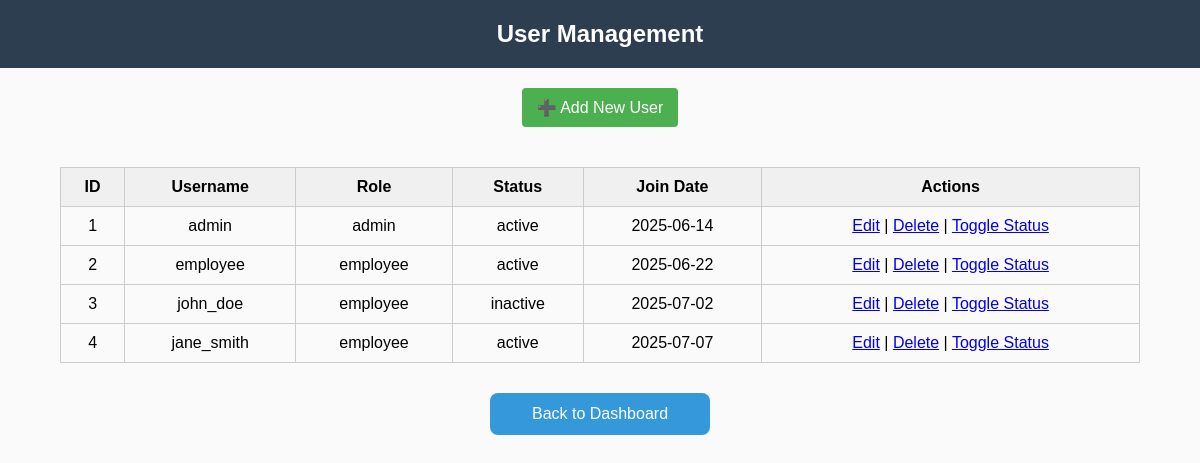
The app's page /admin/manage_users.php (signed in) with its own data.
### tables this page shows
CREATE TABLE IF NOT EXISTS user (
  iduser INT NOT NULL AUTO_INCREMENT,
  username VARCHAR(45) NOT NULL,
  password VARCHAR(255) NOT NULL,
  role ENUM('admin', 'employee') NOT NULL,
  status ENUM('active', 'inactive') DEFAULT 'active',
  join_date DATETIME DEFAULT CURRENT_TIMESTAMP,
  PRIMARY KEY (iduser)
);

### admin/manage_users.php (the view, shortened to what this page needs)
<?php
require_once '../db_connect.php';
$result = $conn->query("SELECT * FROM user");
?>
<!DOCTYPE html>
<html>
<head>
    <link rel="stylesheet" href="../styles.css">
</head>
<body>
    <h2 style="text-align:center;">User Management</h2>
    <div class="center">
        <a href="add_user.php" class="add-button">➕ Add New User</a>
    </div>
    <table>
        <tr>
            <th>ID</th>
            <th>Username</th>
            <th>Role</th>
            <th>Status</th>
            <th>Join Date</th>
            <th>Actions</th>
        </tr>
        <?php while ($row = $result->fetch_assoc()): ?>
            <tr>
                <td><?= $row['iduser'] ?></td>
                <td><?= htmlspecialchars($row['username']) ?></td>
                <td><?= $row['role'] ?></td>
                <td><?= $row['status'] ?? 'active' ?></td>
                <td><?= isset($row['join_date']) ? date("Y-m-d", strtotime($row['join_date'])) : 'N/A' ?></td>
                <td>
                    <a href="edit_users.php?id=<?= $row['iduser'] ?>">Edit</a> |
                    <a href="delete_users.php?id=<?= $row['iduser'] ?>" onclick="return confirm('Are you sure?')">Delete</a> |
                    <a href="toggle_users.php?id=<?= $row['iduser'] ?>">Toggle Status</a>
                </td>
            </tr>
        <?php endwhile; ?>
    </table>
    <div style="text-align: center; margin-top: 30px;">
        <button onclick="window.location.href='../dashboard.php'" class="logout-button">Back to Dashboard</button>
    </div>
</body>
</html>

### styles.css (style rules this page uses)
body { font-family: Arial, sans-serif; background-color: #f3f4f6; margin: 0; padding: 0; text-align: center; }
h2 { background-color: #2c3e50; color: white; padding: 20px 0; margin: 0; }
button { display: block; width: 220px; margin: 12px auto; padding: 12px; background-color: #3498db; color: white; border: none; font-size: 16px; border-radius: 8px; cursor: pointer; transition: background-color 0.3s ease; }
table { width: 100%; border-collapse: collapse; margin-bottom: 30px; }
th, td { padding: 12px 15px; text-align: left; border-bottom: 1px solid #ddd; }
th { background-color: #f8f9fa; font-weight: bold; }
body { font-family: Arial, sans-serif; }
h2 { text-align: center; }
table { margin: 20px auto; border-collapse: collapse; width: 90%; }
th, td { padding: 10px; border: 1px solid #ccc; text-align: center; }
body { font-family: Arial, sans-serif; background-color: #fafafa; }
table { width: 90%; margin: 20px auto; border-collapse: collapse; }
th { background-color: #f0f0f0; }
.center { text-align: center; margin-top: 20px; }
.add-button { display: inline-block; padding: 10px 15px; background-color: #4caf50; color: white; text-decoration: none; border-radius: 4px; margin-bottom: 20px; }

### records on screen
user: iduser "1", username "admin", role "admin", status "active", join_date "2025-06-14"
user: iduser "2", username "employee", role "employee", status "active", join_date "2025-06-22"
user: iduser "3", username "john_doe", role "employee", status "inactive", join_date "2025-07-02"
user: iduser "4", username "jane_smith", role "employee", status "active", join_date "2025-07-07"
